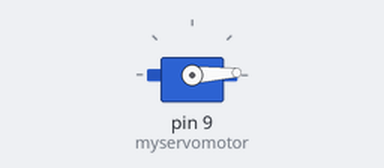
Simulated run of this sketch. Board: Arduino Uno, built with avr-gcc and run on an emulated ATmega328P. Parts: servo.

Above: at 0.05 s.
At 0.9 s:
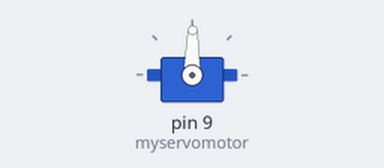
At 1.75 s:
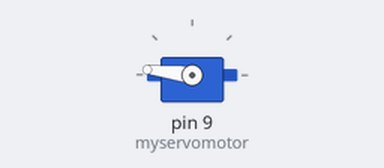
At 3.45 s:
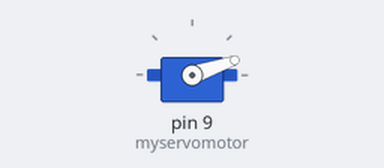
Timing chart, 0 to 8.3 s (numbered marks = the images above):
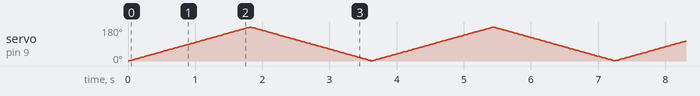

The sketch:

sg90.ino
```cpp
#include <Servo.h>

Servo myservomotor;

void setup()
{
  myservomotor.attach(9);  // arduinonun 9. pinini çıkış yaptık.
  myservomotor.write(0);  // motora ilk 0.derecesinden başlaması komutunu verdik
}

void loop()
{
  for(int derece = 0; derece < 180; derece++)
  {
    myservomotor.write(derece);
    delay(10);   // her 1 derece açıyı 10 milisaniyede yapacak
 }
 for(int derece = 180; derece > 1; derece--)
 {
   myservomotor.write(derece);
   delay(10);
 }
}
```
